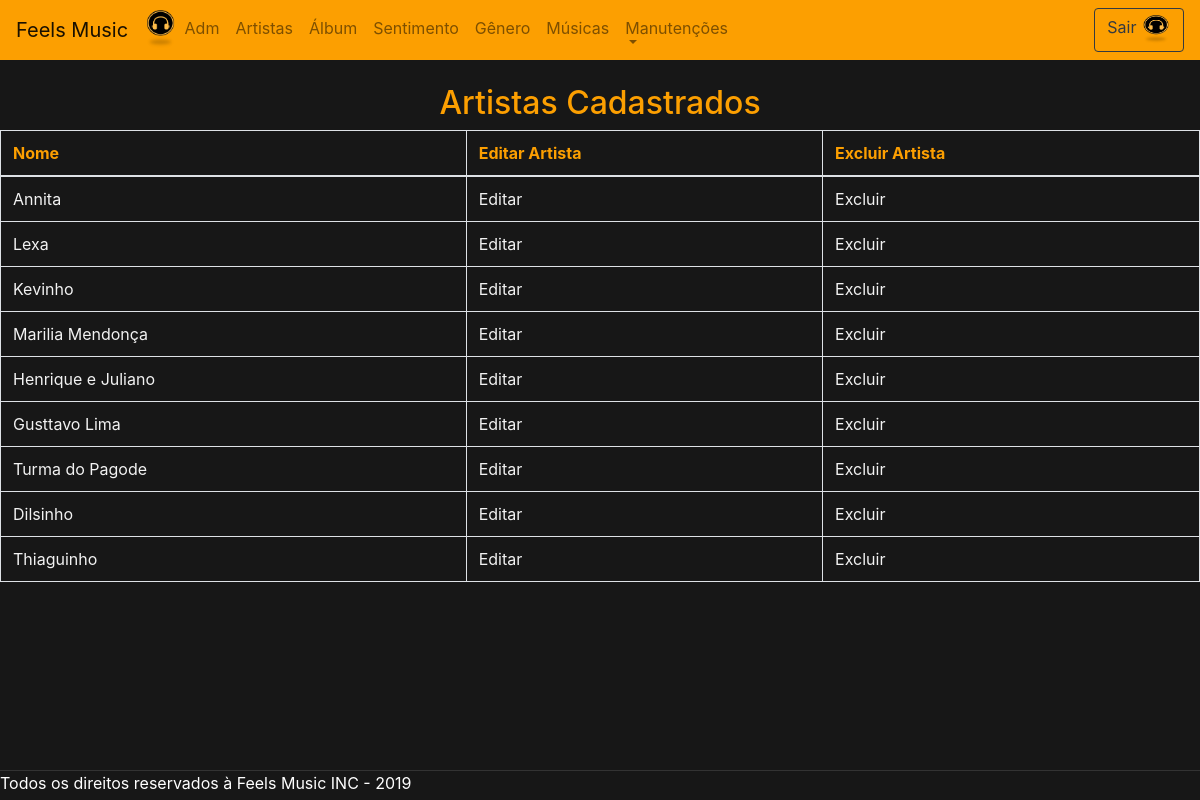
Page /pages/pages_adm/visualizarArtista.php (signed in) on the committed database.
### tables this page shows
CREATE TABLE IF NOT EXISTS `artista` (
  `idartista` INT AUTO_INCREMENT NOT NULL,
  `nome` VARCHAR(45) NOT NULL,
  PRIMARY KEY (`idartista`));

### pages/pages_adm/visualizarArtista.php (the view, shortened to what this page needs)
<?php
	include("../../includes/nav.php");
$conexao = mysqli_connect("localhost", "root", "", "bancofeelsmusic");
$busca = mysqli_query($conexao, "SELECT * FROM artista");
$arrArtista = mysqli_fetch_all($busca, MYSQLI_ASSOC);
 ?>
<!DOCTYPE html>
<html>
  <head>
  </head>
  <body>
    <br>
    <center>
      <h2>Artistas Cadastrados</h2>
      <table class="table table-bordered">
        <thead>
          <tr>
            <th scope="col">Nome</th>
            <th scope="col">Editar Artista</th>
            <th scope="col">Excluir Artista</th>
          </tr>
        </thead>
        <?php
          foreach ($arrArtista as $chave => $valor) {
            echo "<tr>";
            echo "<td>".$valor["nome"]."</td>";
            echo "<td>";
              echo "<a href='../../actions/alterarArtista.php?codigo=".$valor["idartista"]."'>Editar</a>";
            echo "</td>";
            echo "<td>";
              echo "<a href='../../actions/excluirArtista.php?codigo=".$valor["idartista"]."'>Excluir</a>";
            echo "</td>";
            echo "</tr>";
          }
         ?>
      </table>
    </center>
  </body>
  <br>
  <footer class="fixar-rodape">
    Todos os direitos reservados à Feels Music INC - 2019
  </footer>
</html>

### includes/nav.php (style rules this page uses)
body { background-color: #171717; }
footer.fixar-rodape { border-top: 1px solid #333; bottom: 0; left: 0; height: 30px; position: fixed; width: 100%; background: #171717; color: #ffffff; }

### pages/pages_adm/visualizarArtista.php (style rules this page uses)
body { background-color: #171717; }
h2,th { color: #FC9F01 }
td,a { color:#F2F2F2 }
footer.fixar-rodape { border-top: 1px solid #333; bottom: 0; left: 0; height: 30px; position: fixed; width: 100%; background: #171717; color: #ffffff; }

### rows in the picture
artista: nome "Annita"
artista: nome "Lexa"
artista: nome "Kevinho"
artista: nome "Marilia Mendonça"
artista: nome "Henrique e Juliano"
artista: nome "Gusttavo Lima"
artista: nome "Turma do Pagode"
artista: nome "Dilsinho"
artista: nome "Thiaguinho"
